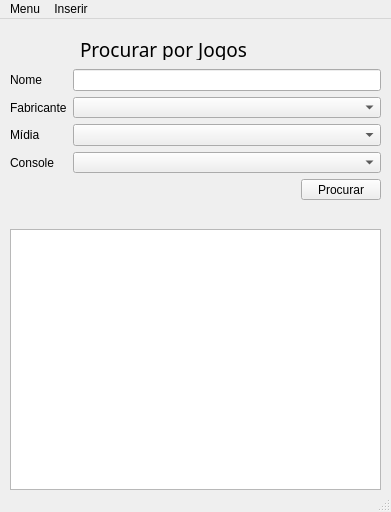
<?xml version="1.0" encoding="UTF-8"?>
<ui version="4.0">
 <class>MainWindow</class>
 <widget class="QMainWindow" name="MainWindow">
  <property name="geometry">
   <rect>
    <x>0</x>
    <y>0</y>
    <width>391</width>
    <height>512</height>
   </rect>
  </property>
  <property name="windowTitle">
   <string>MainWindow</string>
  </property>
  <widget class="QWidget" name="centralwidget">
   <widget class="QLabel" name="label_5">
    <property name="geometry">
     <rect>
      <x>80</x>
      <y>20</y>
      <width>231</width>
      <height>21</height>
     </rect>
    </property>
    <property name="font">
     <font>
      <family>Gill Sans Ultra Bold</family>
      <pointsize>14</pointsize>
      <weight>50</weight>
      <bold>false</bold>
     </font>
    </property>
    <property name="text">
     <string>Procurar por Jogos</string>
    </property>
   </widget>
   <widget class="QWidget" name="gridLayoutWidget">
    <property name="geometry">
     <rect>
      <x>10</x>
      <y>50</y>
      <width>371</width>
      <height>131</height>
     </rect>
    </property>
    <layout class="QGridLayout" name="gridLayout">
     <item row="3" column="1">
      <widget class="QComboBox" name="comboBox"/>
     </item>
     <item row="0" column="0">
      <widget class="QLabel" name="label">
       <property name="text">
        <string>Nome</string>
       </property>
      </widget>
     </item>
     <item row="2" column="0">
      <widget class="QLabel" name="label_3">
       <property name="text">
        <string>Mídia</string>
       </property>
      </widget>
     </item>
     <item row="3" column="0">
      <widget class="QLabel" name="label_4">
       <property name="text">
        <string>Console</string>
       </property>
      </widget>
     </item>
     <item row="0" column="1">
      <widget class="QLineEdit" name="lineEdit"/>
     </item>
     <item row="1" column="1">
      <widget class="QComboBox" name="comboBox_3">
       <property name="editable">
        <bool>false</bool>
       </property>
      </widget>
     </item>
     <item row="2" column="1">
      <widget class="QComboBox" name="comboBox_2"/>
     </item>
     <item row="1" column="0">
      <widget class="QLabel" name="label_2">
       <property name="text">
        <string>Fabricante</string>
       </property>
      </widget>
     </item>
     <item row="4" column="1">
      <layout class="QHBoxLayout" name="horizontalLayout">
       <item>
        <spacer name="horizontalSpacer">
         <property name="orientation">
          <enum>Qt::Horizontal</enum>
         </property>
         <property name="sizeHint" stdset="0">
          <size>
           <width>40</width>
           <height>20</height>
          </size>
         </property>
        </spacer>
       </item>
       <item>
        <widget class="QPushButton" name="pushButton">
         <property name="text">
          <string>Procurar</string>
         </property>
        </widget>
       </item>
      </layout>
     </item>
    </layout>
   </widget>
   <widget class="QTableView" name="tableView">
    <property name="geometry">
     <rect>
      <x>10</x>
      <y>210</y>
      <width>371</width>
      <height>261</height>
     </rect>
    </property>
   </widget>
  </widget>
  <widget class="QMenuBar" name="menubar">
   <property name="geometry">
    <rect>
     <x>0</x>
     <y>0</y>
     <width>391</width>
     <height>21</height>
    </rect>
   </property>
   <widget class="QMenu" name="menuMenu">
    <property name="title">
     <string>Menu</string>
    </property>
    <addaction name="actionSobre"/>
    <addaction name="actionSair"/>
   </widget>
   <widget class="QMenu" name="menuInserir">
    <property name="title">
     <string>Inserir</string>
    </property>
   </widget>
   <addaction name="menuMenu"/>
   <addaction name="menuInserir"/>
  </widget>
  <widget class="QStatusBar" name="statusbar"/>
  <action name="actionSobre">
   <property name="text">
    <string>Sobre</string>
   </property>
  </action>
  <action name="actionSair">
   <property name="text">
    <string>Sair</string>
   </property>
  </action>
 </widget>
 <resources/>
 <connections/>
</ui>
